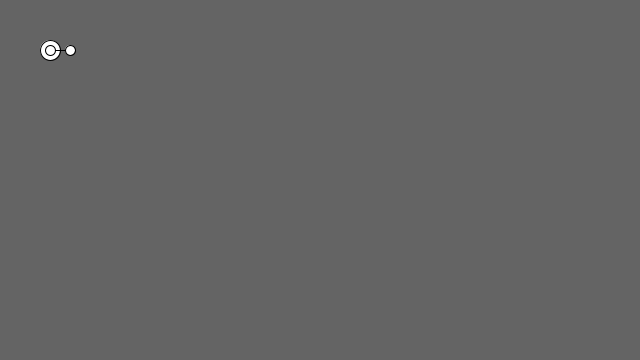
Frame 1 (no input)
Frame 60 (the mouse pressed at the canvas centre just before this capture): identical to frame 1, image omitted
Frame 120 (the mouse held since frame 60 and released just before this capture): identical to frame 1, image omitted

The Processing sketch that drew this single still picture (run headless with seeded random() and noise(); from frame 60 on, the mouse is pressed at the canvas centre):

// Processing sketch: ProcessingGame
// ── ProcessingGame.pde
Player player = new Player("Player");
Map map = new Map();

void setup()
{
  size(640, 360);
  frameRate(60);
  
  player.position(new PVector(50, 50));
  player.rotation(20, 0);
  player.speed(120);
  player.control(68, 65, 87, 83, 81, 69);  
}

void draw()
{
  background(100);
  ellipse(player.position().x, player.position().y, 20, 20);
  line(player.position().x, player.position().y, player.rotation().x, player.rotation().y);
  ellipse(player.position().x, player.position().y, 10, 10);
  ellipse(player.rotation().x, player.rotation().y, 10, 10);
  player.movement();
  
  //println(Keystrokes());

}

// ── Keystrokes.pde
// Keystrokes Push Key Component (v2 done)

IntList keysList = new IntList();

// GET keysList push
IntList Keystrokes()
{
  return keysList;
}

// check pressed key
boolean checkPressedKey(int pressedKey)
{
  IntList keysList = Keystrokes();
  for(int i = 0; i < keysList.size(); i++)
  {
    if(keysList.get(i) == pressedKey) return true;
  }
  return false;
}

// check pressed
void keyPressed()
{
  if(keysList.size() == 0){ keysList.append(keyCode); return; }
  if(keyCode == 0) return;
  
  for(int i = 0; i < keysList.size(); i++)
  {
    if(keysList.get(i) == keyCode) return;
  }
  keysList.append(keyCode);
}

// check released
void keyReleased()
{
  if(keyCode == 0) return;
  for(int i = 0; i < keysList.size(); i++)
  {
    if(keysList.get(i) == keyCode)
    {
      keysList.remove(i);
      return;
    }
  }
}

// ── Map.pde
class Map
{
  StringList structureMap = new StringList();
  IntList structureMapInt_i = new IntList();
  IntList structureMapInt_j = new IntList();
   
  Map()
  {
    this.mapLoading();
  }
  
  void mapLoading()
  {
    structureMap.append("wwwwwwwwww");
    structureMap.append("w........w");
    structureMap.append("w........w");
    structureMap.append("w........w");
    structureMap.append("w........w");
    structureMap.append("wwwwwwwwww");
    
    // пизлец тут нужно вектор для i j массив векторов пизданутся кароче 
    for(int i = 0; i < structureMap.size(); i++)
    {
      String line = structureMap.get(i);
      for(int j = 0; j < line.length(); j++)
      {
         if(line.charAt(j) == 'w')
         {
           structureMapInt_i.append(i * 200);
           structureMapInt_j.append(j * 200);
         }
      }
      println(structureMapInt_i);
    }
    
  }
 
};

// ── Player.pde
class Player
{
  String namePlayer;
  float x = 0;
  float y = 0;
  float playerSpeed = 0;
  IntDict keysControl = new IntDict();
  float anglex = 0;
  float angley = 0;
  float beamLength = 0;
  float angle = 0;
  
  Player(String namePlayer)
  {
    this.namePlayer = namePlayer;
  }
  
  void position(PVector vector)
  {
     this.x = vector.x;
     this.y = vector.y;
  }
  
  PVector position()
  {
     return new PVector(x, y);
  }
  
  void rotation(float beamLength, float angle)
  {
    this.beamLength = beamLength;
    this.angle = angle;
  }
  
  PVector rotation()
  {
    this.anglex = this.x + this.beamLength * cos(this.angle);
    this.angley = this.y + this.beamLength * sin(this.angle);
    return new PVector(this.anglex, this.angley);
  }
  
  void speed(float playerSpeed)
  {
    this.playerSpeed = playerSpeed;
  }
  
  float speed()
  {
    return this.playerSpeed;
  }
  
  void control(int right, int left, int up, int down, int q, int e)
  {
    this.keysControl.set("RIGHT", right);
    this.keysControl.set("LEFT",  left);
    this.keysControl.set("UP",    up);
    this.keysControl.set("DOWN",  down);
    this.keysControl.set("Q",  q);
    this.keysControl.set("E",  e);
  }
  
  IntDict control()
  {  
    return keysControl;
  }
  
  void movement()
  {
    if(this.keysControl.size() == 0) return;
    float playerSpeed = this.playerSpeed / frameRate;
    // !!!! formyla    
    float angleSpeed = (this.playerSpeed/10) / frameRate;
    
    float sin_a = sin(this.angle);
    float cos_a = cos(this.angle);
    
    if(checkPressedKey(this.keysControl.get("RIGHT")))
    {
      //println("RIGHT");
      this.x -= playerSpeed * sin_a;
      this.y += playerSpeed * cos_a;
    }
    if(checkPressedKey(this.keysControl.get("LEFT")))
    {
      //println("LEFT");
      this.x += playerSpeed * sin_a;
      this.y -= playerSpeed * cos_a;
    }
    if(checkPressedKey(this.keysControl.get("UP")))
    {
      //println("UP");
      this.x += playerSpeed * cos_a;
      this.y += playerSpeed * sin_a;
    }
    if(checkPressedKey(this.keysControl.get("DOWN")))
    {
      //println("DOWN");
      this.x -= playerSpeed * cos_a;
      this.y -= playerSpeed * sin_a;
    }
    if(checkPressedKey(this.keysControl.get("Q")))
    {
      this.angle -= angleSpeed;
    }
    if(checkPressedKey(this.keysControl.get("E")))
    {
      this.angle += angleSpeed;
    }
  }
};
